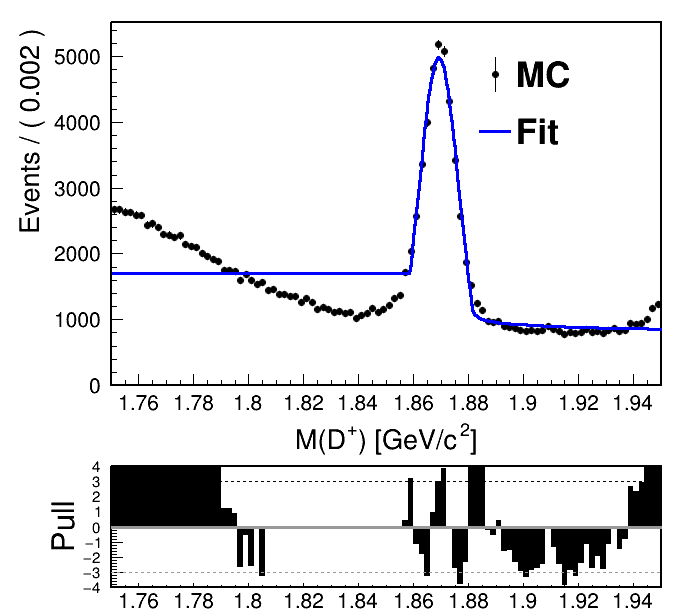

The Python source for this figure:
import ROOT
import glob
import ctypes

ROOT.gROOT.LoadMacro('/home/jykim/workspace/git/DRAW_and_FITTING/main/FITTING/Belle2Style.C')
ROOT.SetBelle2Style()
file_name = "test.png"


# Get the tree from the file
tree_name = "etapip_pipipi"

# Define fitting variable and its range
fit_variable = "Dp_M"
fit_var_name = "M(D^{+}) [GeV/c^{2}]"
fit_range = (1.75, 1.95)
rank_var = tree_name + "_rank"
truth_var = "Dp_isSignal"
#cuts = rank_var + "==1" + " && " + truth_var + "==1"
cuts = rank_var + "==1"

# Create a RooRealVar for the fitting variable
x = ROOT.RooRealVar(fit_variable, fit_var_name, fit_range[0], fit_range[1])
chiProb_rank = ROOT.RooRealVar(rank_var, rank_var, 0, 30)
truth_var = ROOT.RooRealVar(truth_var, truth_var, 0, 30)

# Create a TChain and add all ROOT files
mychain = ROOT.TChain(tree_name)
mychain.Add("/share/storage/jykim/storage_ghi/Ntuples_ghi_2/MC15ri_generic/MC15ri_etaetapip_tight_v1_240405_treefit_BCS_etapi0const/ccbar/*.root")

# data = ROOT.RooDataSet("data","", ROOT.RooArgSet(x,y,z), ROOT.RooFit.Import(mychain), Cut=" D0_M>1.68 & D0_M<2.05 & Belle2Pi0Veto_75MeV > 0.022 ")
print(cuts)
before_data = ROOT.RooDataSet("data","", mychain, ROOT.RooArgSet(x,chiProb_rank,truth_var), cuts)


w_1 = ROOT.RooRealVar('w_1', 'w', 0,1)
w_1.setVal(1)
before_data.addColumn(w_1)
data = ROOT.RooDataSet(before_data.GetName(), before_data.GetTitle(),before_data, before_data.get(), '' ,  'w_1')
N_total = data.sumEntries()
print(N_total)


# Define parameters for the double-sided Crystal Ball PDF
mean = ROOT.RooRealVar("mean", "mean", 1.86, 1.8, 1.9)
sigma = ROOT.RooRealVar("sigma", "sigma", 0.02, 0.001, 0.1)
alphaL = ROOT.RooRealVar("alphaL", "alphaL", 1.0, 0.0, 10.0)
nL = ROOT.RooRealVar("nL", "nL", 1.0, 0.0, 10.0)
alphaR = ROOT.RooRealVar("alphaR", "alphaR", 1.0, 0.0, 10.0)
nR = ROOT.RooRealVar("nR", "nR", 1.0, 0.0, 10.0)

# Create double-sided Crystal Ball PDF
model = ROOT.RooCrystalBall("CB_left", "CB_left", x, mean, sigma, alphaL, nL, alphaR, nR)
#CB_right = ROOT.RooCBShape("CB_right", "CB_right", Dp_M, mean, sigma, alphaR, nR)

# Define parameters for the 1st-order polynomial PDF
a0 = ROOT.RooRealVar("a0", "a0", 0.0, -1.0, 1.0)
a1 = ROOT.RooRealVar("a1", "a1", 0.0, -1.0, 1.0)

# Create 1st-order polynomial PDF
polynomial = ROOT.RooPolynomial("polynomial", "polynomial", x, ROOT.RooArgList(a0, a1))

# Combine the two PDFs
fraction = ROOT.RooRealVar("fraction", "fraction", 0.5, 0.0, 1.0)
#model = ROOT.RooAddPdf("model", "model", ROOT.RooArgList(CB_left, polynomial), ROOT.RooArgList(fraction))
#model = CB_lef

# Perform the fit
result = model.fitTo(data, ROOT.RooFit.Range(fit_range[0], fit_range[1]), ROOT.RooFit.NumCPU(4))
#result.Print()

# Plot the result
#canvas = ROOT.TCanvas("canvas", "canvas", 800, 555)
canv = ROOT.TCanvas("canvas", "canvas", 700, 640)
xlow = ctypes.c_double()
ylow = ctypes.c_double()
xup = ctypes.c_double()
yup = ctypes.c_double()

canv.GetPad(0).GetPadPar(xlow, ylow, xup, yup)
canv.Divide(1,2)

xlow = xlow.value
ylow = ylow.value
xup = xup.value
yup = yup.value

upPad = canv.GetPad(1)
upPad.SetPad(xlow, ylow+0.25*(yup-ylow),xup,yup)

dwPad = canv.GetPad(2)
dwPad.SetPad(xlow, ylow,xup,ylow+0.25*(yup-ylow))

canv.cd(1)
frame = x.frame(" ")

#frame.GetYaxis().SetTitleOffset(0.2)

data.plotOn(frame, ROOT.RooFit.Name("data1"), ROOT.RooFit.XErrorSize(0))


#model.plotOn(frame, ROOT.RooFit.Name("Signal"),ROOT.RooFit.Components("CB_left"), ROOT.RooFit.LineStyle(ROOT.kDashed), ROOT.RooFit.LineColor(ROOT.kRed))
model.plotOn(frame, ROOT.RooFit.Name("fitting"))

frame.Draw("PE")
frame.GetXaxis().CenterTitle(True)

leg1 = ROOT.TLegend(0.68, 0.65, 0.93, 0.9)
# leg1.SetFillColor(ROOT.kWhite)
leg1.SetFillColor(0)

    # leg1.SetHeader("The Legend title","C")
leg1.AddEntry("data1", "MC", "PE")
leg1.AddEntry("fitting", "Fit", "l")
#leg1.AddEntry("Signal", "Signal", "l")
# leg1.AddEntry("fitx_bkg3", "bkg3", "l")

# leg1.SetTextSize(0.05)
# leg1.SetTextAlign(13)

leg1.SetBorderSize(0)
leg1.Draw()

hpull = frame.pullHist()
hpull.SetFillStyle(1001)
hpull.SetFillColor(1);
for i in range(0,hpull.GetN()):#(int i=0;i<hpull.GetN();++i):
    hpull.SetPointError(i,0.0,0.0,0.0,0.0)
pullplot = x.frame()
pullplot.SetTitle("")
pullplot.addPlotable(hpull,"BE")
    # pullplot.addPlotable(hpull,"PE")

pullplot.SetYTitle("Pull")
pullplot.GetXaxis().SetTitleSize(0)
pullplot.GetYaxis().SetTitleSize(0.22)
pullplot.GetYaxis().CenterTitle(True)
pullplot.GetYaxis().SetTitleOffset(0.2)
pullplot.SetMinimum(-4.)
pullplot.SetMaximum(4.)
pullplot.GetXaxis().SetLabelSize(0.15)
pullplot.GetYaxis().SetLabelSize(0.105)
canv.cd(2)
pullplot.Draw()

xmin1 = ctypes.c_double(fit_range[0])
xmax1 = ctypes.c_double(fit_range[1])
line = ROOT.TLine(xmin1,0.0,xmax1,0.0)
line1 = ROOT.TLine(xmin1,3.0,xmax1,3.0)
line2 = ROOT.TLine(xmin1,-3.0,xmax1,-3.0)

line.SetLineColor(ROOT.kGray+1)
line.SetLineWidth(3)
line1.SetLineColor(ROOT.kBlack)
line2.SetLineColor(ROOT.kGray+1)
line1.SetLineStyle(2)
line2.SetLineStyle(2)
line.Draw("SAME")
line1.Draw("SAME")
line2.Draw("SAME")

canv.Update()

canv.Draw()
canv.SaveAs(file_name)

# Save the final figure as .png
#canv.SaveAs("fit_result_with_pull.png")
